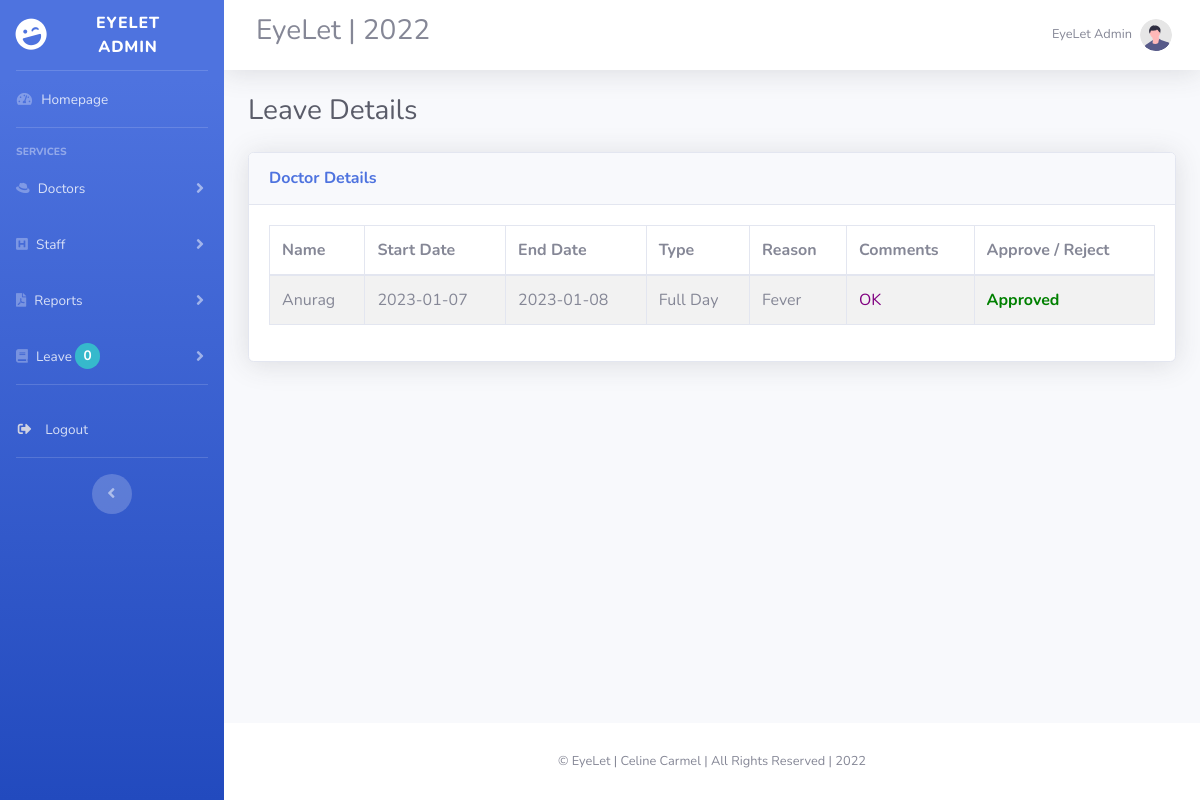
Screenshot of /admin/viewdoctorleaves.php (signed in) with the database file from the repository.
### tables this page shows
CREATE TABLE `tb_doctor` (
  `id` int(11) NOT NULL,
  `name` varchar(20) NOT NULL,
  `lno` varchar(30) NOT NULL,
  `phno` varchar(10) NOT NULL,
  `loginid` int(11) NOT NULL,
  `ug` varchar(20) NOT NULL,
  `ugyear` year(4) NOT NULL,
  `pg` varchar(20) NOT NULL,
  `pgyear` year(4) NOT NULL,
  `exp` varchar(10) NOT NULL,
  `expduration` varchar(10) NOT NULL,
  `specialization` varchar(50) NOT NULL,
  `address` varchar(30) NOT NULL,
  `pincode` varchar(6) NOT NULL,
  `dob` date NOT NULL
);

CREATE TABLE `tb_leaves` (
  `id` int(11) NOT NULL,
  `type` varchar(50) NOT NULL,
  `sdate` varchar(50) NOT NULL,
  `edate` varchar(50) NOT NULL,
  `reason` varchar(50) NOT NULL,
  `comments` varchar(50) NOT NULL,
  `applydate` varchar(50) NOT NULL,
  `status` int(11) NOT NULL,
  `staffid` int(11) NOT NULL,
  `utype` varchar(10) NOT NULL
);

### admin/viewdoctorleaves.php (the view, shortened to what this page needs)
<?php
    if(isset($_SESSION['logined']) && $_SESSION['logined']==1)
    {
  include 'adminheader.php';
  $sql = "select * from tb_doctor inner join tb_leaves on tb_leaves.staffid=tb_doctor.loginid order by tb_leaves.id desc";
  $result = mysqli_query($conn,$sql);
?>
                <div class="container-fluid">
                    <h1 class="h3 mb-2 text-gray-800">Leave Details</h1>
                    <div class="card shadow mb-4">
                        <div class="card-header py-3">
                            <h6 class="m-0 font-weight-bold text-primary">Doctor Details</h6>
                        </div>
                        <div class="card-body">
                            <div class="table-responsive">
                                <table class="table table-bordered table-striped" width="100%" cellspacing="0" id="table"  data-toggle="table"  data-height="460" data-pagination="true"
  data-search="true">
                                    <thead>
                                        <tr>
                                            <th>Name</th>
                                            <th>Start Date</th>
                                            <th>End Date</th>
                                            <th>Type</th>
                                            <th>Reason</th>
                                            <th>Comments</th>
                                            <th>Approve / Reject</th>
                                        </tr>
                                    </thead>
                                    <tbody>
                      <?php while ($row=mysqli_fetch_array($result))
                      {  ?>
                                        <tr>
                                            <td><?php echo $row['name']; ?></td>
                                            <td><?php echo $row['sdate']; ?></td>
                                            <td><?php echo $row['edate']; ?></td>
                                            <td><?php echo $row['type']; ?></td>
                                            <td><?php echo $row['reason']; ?></td>
                                            <td><?php
                                                $comments=$row['comments'];
                                                if($comments=='')
                                                    echo "<font color='purple'>NO COMMENTS</font>";
                                                else
                                                    echo "<font color='purple'>$comments</font>";
                                            ?></td>
                                            <td><?php $status = $row['status'];
                                            { ?>
                                 <?php      }
                                            if($status==1)
                                            {   ?>
                                                <font color="green"><b>Approved</b></font>
                                 <?php      }    ?>
                                          </td>
                                        </tr>
                      <?php } ?>
                                    </tbody>
                                </table>
                            </div>
                        </div>
                    </div>
                </div>
            <?php include 'adminfooter.php'; }
    else
    {
        Header("location:../index.php");
    }
?>

### rows the page displays
tb_doctor: name "Anurag", tb_leaves.sdate "2023-01-07", tb_leaves.edate "2023-01-08", tb_leaves.type "Full Day", tb_leaves.reason "Fever", tb_leaves.comments "OK"

### other values shown
$count1+$count2 "0"
